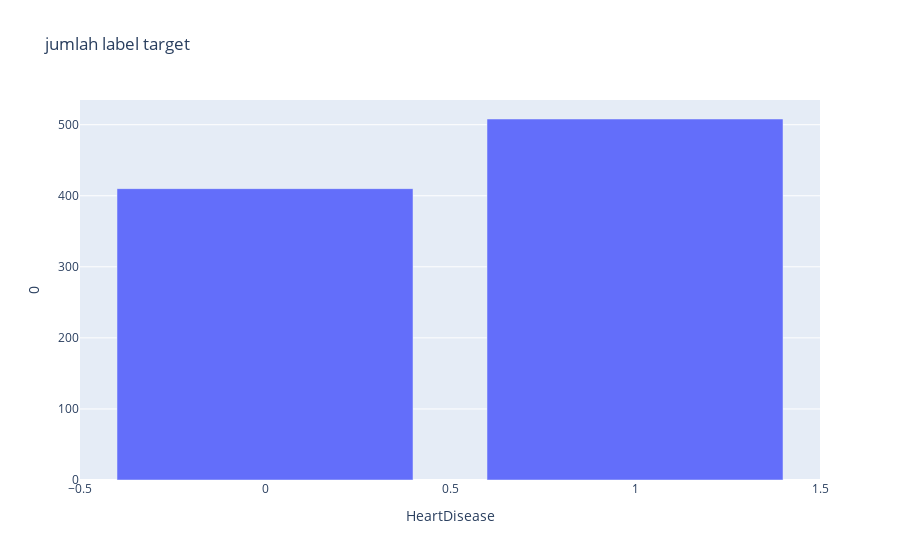

Notebook code cell kept with this figure:
### Code cell
fig = px.bar(targete, x='HeartDisease', y = 0,
             hover_data=['percent'],
             title= 'jumlah label target',
             labels={'index':'HeartDisease'})

fig.show()

### Figure 1 — Plotly figure (JSON) as saved in the notebook; plotly's stock layout.template omitted (floating-point values rounded to 4 significant figures)
{"data": [{"alignmentgroup": "True", "customdata": [[45], [55]], "hovertemplate": "HeartDisease=%{x}<br>0=%{y}<br>percent=%{customdata[0]}<extra></extra>", "legendgroup": "", "marker": {"color": "#636efa", "pattern": {"shape": ""}}, "name": "", "offsetgroup": "", "orientation": "v", "showlegend": false, "textposition": "auto", "type": "bar", "x": [0, 1], "xaxis": "x", "y": [410, 508], "yaxis": "y"}], "layout": {"barmode": "relative", "legend": {"tracegroupgap": 0}, "title": {"text": "jumlah label target"}, "xaxis": {"anchor": "y", "domain": [0, 1], "title": {"text": "HeartDisease"}}, "yaxis": {"anchor": "x", "domain": [0, 1], "title": {"text": "0"}}}}
